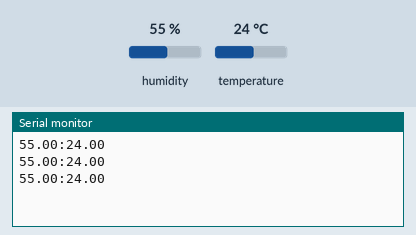
A sketch run on a simulated Arduino Uno, built with avr-gcc and run on an emulated ATmega328P. Shown: the last lines printed to the serial monitor. The test bench sets the inputs (shaded band); at power-on: humidity 55 %, temperature 24 °C.

Above: at 2.8 s.
2.9 s: humidity set to 22 %
At 4.8 s:
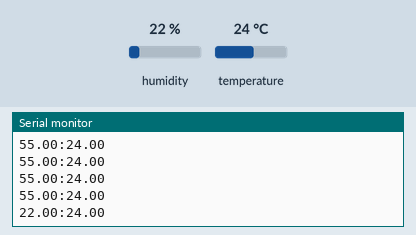
5.6 s: temperature set to 12 °C
At 6.8 s:
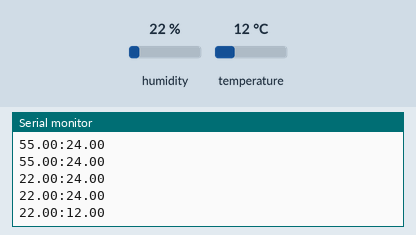
8.3 s: humidity set to 40 %
At 9.5 s:
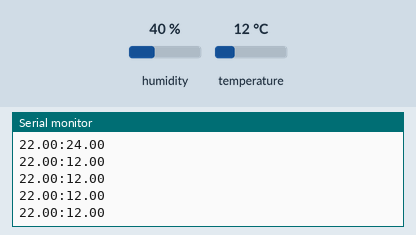
Timing chart, 0 to 11.3 s (numbered marks = the images above; inputs shaded):
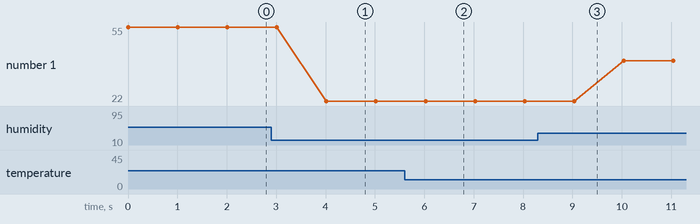

Measured:
- after the input at 2.9 s, the serial monitor: prints a new line after 1.1 s (image 1)
- after the input at 5.6 s, the serial monitor: prints a new line after 0.43 s (image 2)
- plotted number 1: 55 → 22 after the input at 2.9 s, 22 → 40 after the input at 8.3 s

The sketch:

proiect.ino
```cpp
#include "DHT.h"
#define DHT_Pin 10
#define DHT_Type DHT22

DHT dht (DHT_Pin, DHT_Type);
void setup() {
  // put your setup code here, to run once:
Serial.begin(9600);
dht.begin();
}

void loop() {
  // put your main code here, to run repeatedly:
float humidity = dht.readHumidity();
float temperature= dht.readTemperature();


Serial.print(humidity);

Serial.print(":");
Serial.println(temperature);
delay(1000);
}
```
